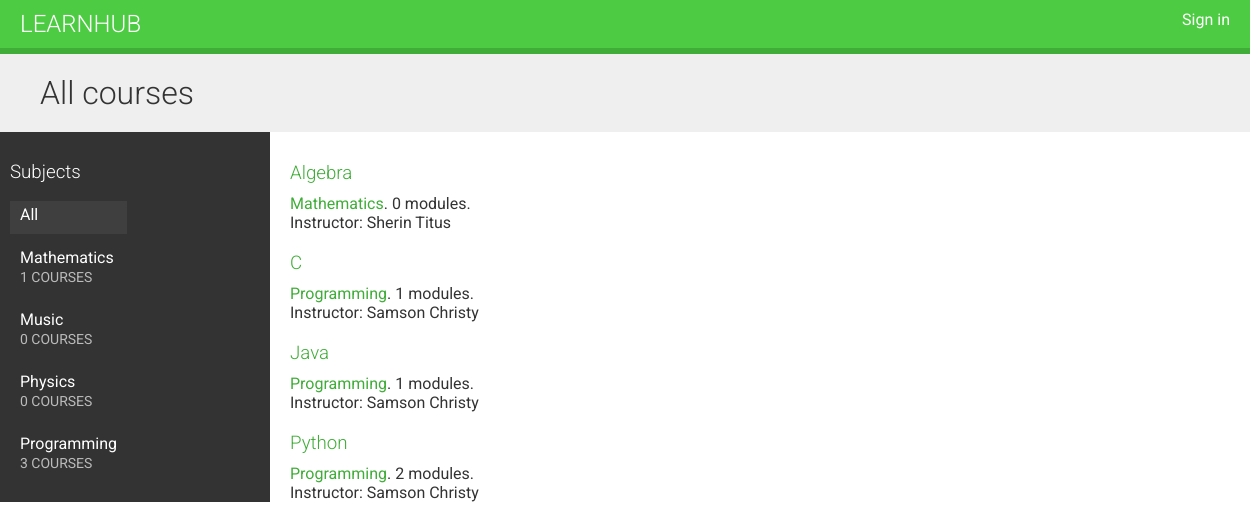
The app's page /, older data.
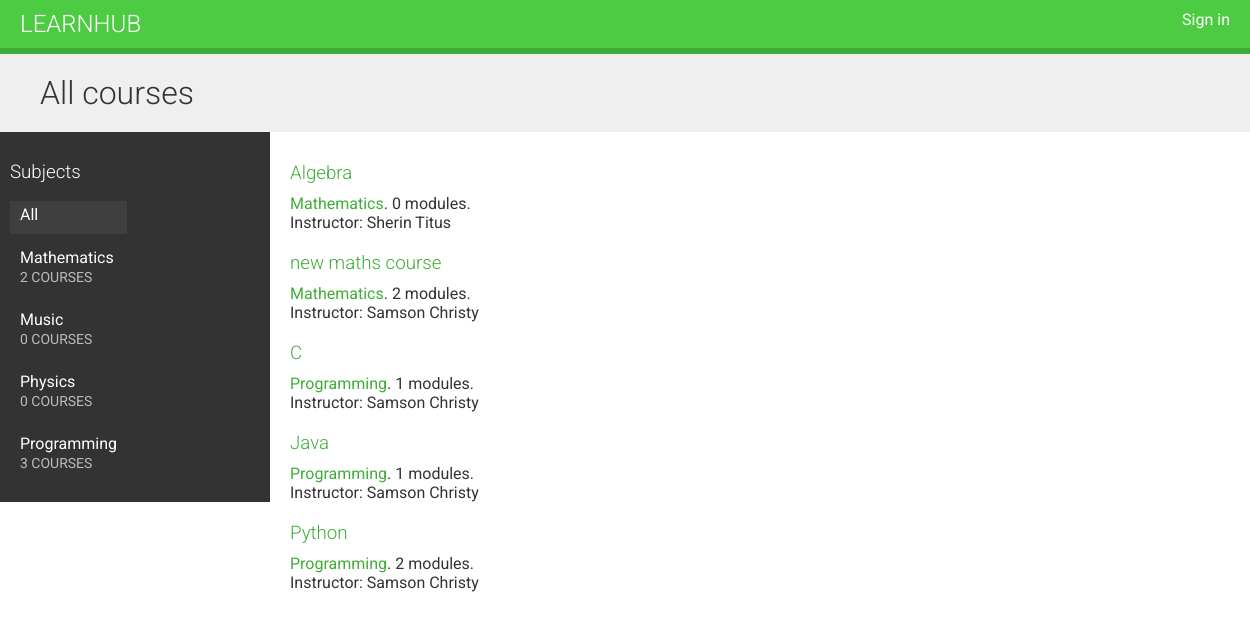
The same page, newer data.
### courses/models.py (models this page shows, shortened)
class Subject(models.Model):
    title = models.CharField(max_length=200)
    slug = models.SlugField(max_length=200, unique=True)
    class Meta:
        ordering = ['title']
    def __str__(self):
        return self.title

class Course(models.Model):
    owner = models.ForeignKey(User, related_name='courses_created', on_delete=models.CASCADE)
    subject = models.ForeignKey(Subject, related_name='courses', on_delete=models.CASCADE)
    title = models.CharField(max_length=200)
    slug = models.SlugField(max_length=200, unique=True)
    overview = models.TextField()
    created = models.DateTimeField(auto_now_add=True)
    students = models.ManyToManyField(User,related_name='courses_joined',blank=True)
    class Meta:
        ordering = ['-created']

### courses/views.py (the view)
# urls.py: path('',CourseListView.as_view(),name='course_list'),
class CourseListView(TemplateResponseMixin,View):
    model = Course
    template_name = 'courses/course/list.html'
    def get(self, request, subject=None):
        subjects = Subject.objects.annotate(total_courses = Count('courses'))
        courses = Course.objects.annotate(total_modules = Count('modules'))
        if subject:
            subject = get_object_or_404(Subject, slug=subject)
            courses = courses.filter(subject=subject)
        context={
            'subjects': subjects,
            'courses': courses,
            'subject': subject,
        }
        return self.render_to_response(context)

### courses/templates/courses/course/list.html (shortened to what this page needs)
{% extends "base.html" %}
{% block content%}
<h1>
    {% if subject %}
        {{subject.title}} courses
    {% else %}
        All courses
    {% endif %}
</h1>
<div class="contents">
    <h3>Subjects</h3>
    <ul id="modules">
        <li {% if not subject %}class="selected"{% endif%}>
            <a href="{% url 'course_list' %}">All</a>
        </li>
        {% for s in subjects %}
            <li {% if subject == s %} class="selected" {% endif %}>
                <a href="{% url 'course_list_subject' s.slug %}">
                    {{s.title}}
                    <br><span>{{s.total_courses}} courses</span>
                </a>
            </li>
        {% endfor %}
    </ul>
</div>
<div class="module">
    {% for course in courses %}
        {% with subject=course.subject %}
            <h3><a href="{% url "course_detail" course.slug %}">{{ course.title }}</a></h3>
            <p>
                <a href="{% url "course_list_subject" subject.slug %}">{{ subject }}</a>.
                {{ course.total_modules }} modules.
                <br>
                Instructor: {{ course.owner.get_full_name }}
            </p>
        {% endwith %}
    {% endfor %}
</div
{% endblock%}

Row changes from the older to the newer data that the page shows:
computed for Subject "Mathematics": total_courses "1" → "2"
added Course: title "new maths course", subject "Mathematics", total_modules "2", owner.get_full_name "Samson Christy"
